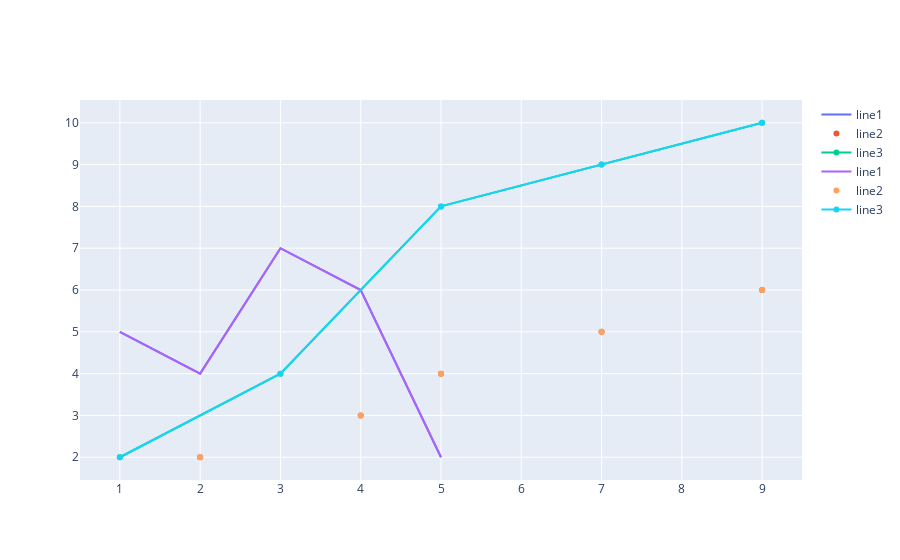

The code cell stored with this chart in its notebook:
### Code cell
fig.add_trace(go.Scatter(x=x1, y=y1, name= "line1", mode = "lines"))
fig.add_trace(go.Scatter(x=x2, y=y2, name= "line2", mode="markers"))
fig.add_trace(go.Scatter(x=x3, y=y3, name= "line3", mode="lines+markers"))
fig.show()

### Figure 1 — Plotly figure (JSON) as saved in the notebook; plotly's stock layout.template omitted (floating-point values rounded to 4 significant figures)
{"data": [{"mode": "lines", "name": "line1", "type": "scatter", "x": [1, 2, 3, 4, 5], "y": [5, 4, 7, 6, 2]}, {"mode": "markers", "name": "line2", "type": "scatter", "x": [2, 4, 5, 7, 9], "y": [2, 3, 4, 5, 6]}, {"mode": "lines+markers", "name": "line3", "type": "scatter", "x": [1, 3, 5, 7, 9], "y": [2, 4, 8, 9, 10]}, {"mode": "lines", "name": "line1", "type": "scatter", "x": [1, 2, 3, 4, 5], "y": [5, 4, 7, 6, 2]}, {"mode": "markers", "name": "line2", "type": "scatter", "x": [2, 4, 5, 7, 9], "y": [2, 3, 4, 5, 6]}, {"mode": "lines+markers", "name": "line3", "type": "scatter", "x": [1, 3, 5, 7, 9], "y": [2, 4, 8, 9, 10]}], "layout": {}}
